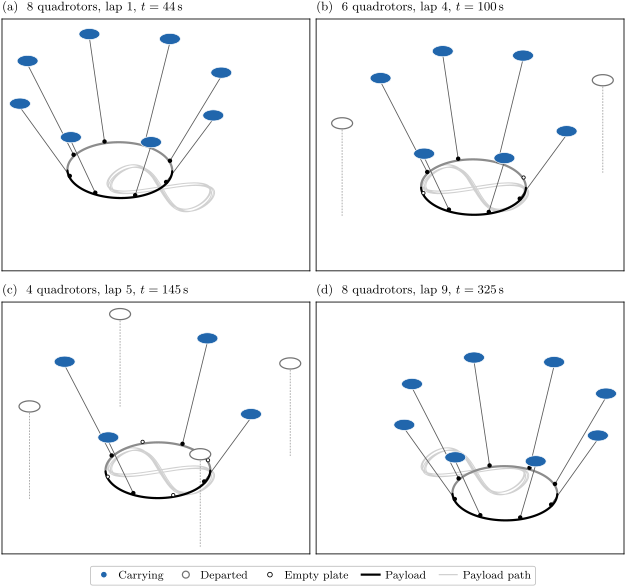

This chart was generated by the following Python code:
#!/usr/bin/env python3
"""5 Nov copy of review_2026-10-30/fig_s8_laps.py: the thesis' words in the figure (quadrotors, rejoin, distance from the hover point).

Eight carriers on the figure-eight in simulation, lap by lap: eight, six, four, eight again (replaces the four
Gazebo screenshots shot_s8_fig8laps_1-4.png of fig:res_s8).

Message: the team shrinks from eight to four by releases on the move and grows back to eight, the ring on its path.
Hero: four snapshots from one fixed orthographic camera, rebuilt from the logged poses by tools/snapshot_render.py:
the ring black (far half grey), its plates, each UAV coloured by its role (carrying blue, departed grey), each cable
as the state log has it, the ring's reference path light grey, a 1 m scale bar.
Left out: the floor, the lift and the landing, the rejoins themselves (fig_rejoin and fig_s8_chain show them).
Data: R2779 (s8_chain4back_fig8laps_R50_L100_it5, exploratory, lab batch 18, week7 63b504f): run.csv, events.csv
(the joint events give the roles), the planner's params.json, gz_record/state.tlog (the rods).
"""
import glob
import os
import sys

sys.path.insert(0, os.path.join(os.path.dirname(os.path.abspath(__file__)), '..', 'review_2026-10-30'))
sys.path.insert(0, os.path.dirname(os.path.abspath(__file__)))     # this folder's fig_s8_chain first
from review30_style import S  # noqa: E402
S.HERE = os.path.dirname(os.path.abspath(__file__))     # save beside this 5 Nov copy

sys.path.insert(0, S.TOOLS)
import snapshot_render as SR  # noqa: E402

RUN = 'R3924'     # 7 Nov: the figure-eight chain on the earlier masses (F065); was R3782, R2779
TIMES = (44.0, 100.0, 145.0, 325.0)       # run clock (R3924): eight, six, four, eight again after the last weld (307 s)
AZIM, ELEV = -62.0, 32.0


def main():
    (d,) = glob.glob(os.path.join(S.REPO, 'results', '*', f'{RUN}_*'))
    run = SR.Run(d)
    t_path = [t for t, e, a in run.events if e == 'PATH_START'][0]
    t_land = [t for t, e, a in run.events if e == 'LAND'][0]
    laps = [t for t, e, a in run.events if e == 'LAP_DONE']
    path = SR.reference_path(run, t_path, t_land)
    cam = SR.Camera(AZIM, ELEV)
    xl, yl = SR.extent(run, TIMES, cam, path, pad=0.03)

    S.setup()
    w = S.WIDTH['full']
    aspect = (yl[1] - yl[0]) / (xl[1] - xl[0])
    fig = S.figure('full', 2 * (w / 2) * aspect + 0.75)
    axes = fig.subplots(2, 2)
    seen = set()
    for k, (ax, t) in enumerate(zip(axes.flat, TIMES)):
        roles = SR.draw_snapshot(ax, run, t, cam, path=path)
        seen |= set(roles)
        ax.set_xlim(*xl)
        ax.set_ylim(*yl)
        ax.set_aspect('equal')
        ax.set_xticks([])
        ax.set_yticks([])
        lap = 1 + sum(1 for te in laps if te <= t)
        S.panel(ax, 'abcd'[k], f'{roles.count("carrying")} quadrotors, lap {lap}, $t = {t:.0f}$\\,s')
        print(f'({"abcd"[k]}) t {t:.0f} s: {roles.count("carrying")} carrying, '
              f'{roles.count("departed")} departed, {roles.count("rejoining")} rejoining')
    order = [r for r in SR.ROLE_ORDER if r in seen]
    handles = [S.plt.Line2D([], [], ls='none', marker='o', ms=5,
                            mfc='white' if r == 'departed' else SR.ROLE_COLOUR[r],
                            mec=SR.ROLE_COLOUR[r] if r == 'departed' else 'white', mew=0.9) for r in order]
    handles += [S.plt.Line2D([], [], ls='none', marker='o', ms=3.4, mfc='white', mec='black', mew=0.6),
                S.plt.Line2D([], [], color='black', lw=1.6), S.plt.Line2D([], [], color='0.82', lw=0.9)]
    S.ps.legend_below(fig, handles, [{'carrying': 'Carrying', 'departed': 'Departed', 'rejoining': 'Rejoining'}.get(r, r) for r in order] + ['Empty plate', 'Payload', 'Payload path'], ncol=len(handles))
    S.save(fig, 'fig_s8_laps')


if __name__ == '__main__':
    main()
